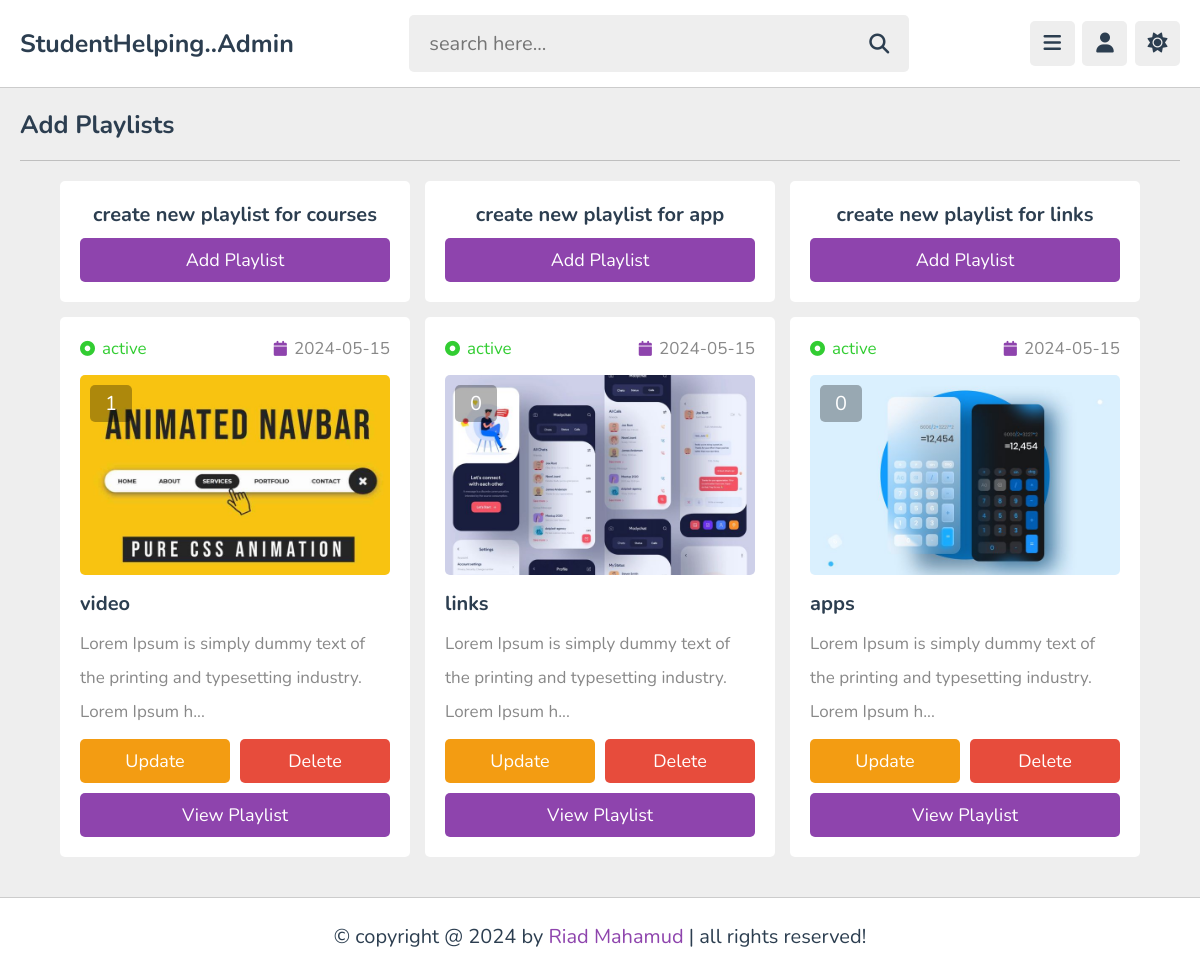
The page /admin/playlists.php (signed in) on the database its author committed.
### tables this page shows
CREATE TABLE `playlist_all` (
  `id` varchar(20) NOT NULL,
  `tutor_id` varchar(20) NOT NULL,
  `title` varchar(100) NOT NULL,
  `description` varchar(1000) NOT NULL,
  `thumb` varchar(100) NOT NULL,
  `date` date NOT NULL,
  `status` varchar(20) NOT NULL
);

### admin/playlists.php (the view, shortened to what this page needs)
<?php
include '../components/connect.php';
if(isset($_COOKIE['tutor_id'])){
   $tutor_id = $_COOKIE['tutor_id'];
}else{
   $tutor_id = '';
   header('location:login.php');
}
?>
<!DOCTYPE html>
<html lang="en">
<head>
   <link rel="stylesheet" href="https://cdnjs.cloudflare.com/ajax/libs/font-awesome/6.2.0/css/all.min.css">
   <link rel="stylesheet" href="../css/admin_style.css">
</head>
<body>
<?php include '../components/admin_header.php'; ?>
<section class="playlists">
   <h1 class="heading">add playlists</h1>
   <div class="box-container">
      <div class="box" style="text-align: center;">
         <h3 class="title" style="margin-bottom: .5rem;">create new playlist for courses</h3>
         <a href="add_playlist.php" class="btn">add playlist</a>
      </div>
      <div class="box" style="text-align: center;">
         <h3 class="title" style="margin-bottom: .5rem;">create new playlist for app</h3>
         <a href="add_app.php" class="btn">add playlist</a>
      </div>
      <div class="box" style="text-align: center;">
         <h3 class="title" style="margin-bottom: .5rem;">create new playlist for links</h3>
         <a href="add_links.php" class="btn">add playlist</a>
      </div>
      <?php
         $select_playlist = $conn->prepare("SELECT * FROM `playlist_all` WHERE tutor_id = ? ORDER BY date DESC");
         $select_playlist->execute([$tutor_id]);
         if($select_playlist->rowCount() > 0){
         while($fetch_playlist = $select_playlist->fetch(PDO::FETCH_ASSOC)){
            $playlist_id = $fetch_playlist['id'];
            $count_videos = $conn->prepare("SELECT * FROM `content` WHERE playlist_id = ?");
            $count_videos->execute([$playlist_id]);
            $total_videos = $count_videos->rowCount();
      ?>
      <div class="box">
         <div class="flex">
            <div><i class="fas fa-circle-dot" style="<?php if($fetch_playlist['status'] == 'active'){echo 'color:limegreen'; }else{echo 'color:red';} ?>"></i><span style="<?php if($fetch_playlist['status'] == 'active'){echo 'color:limegreen'; }else{echo 'color:red';} ?>"><?= $fetch_playlist['status']; ?></span></div>
            <div><i class="fas fa-calendar"></i><span><?= $fetch_playlist['date']; ?></span></div>
         </div>
         <div class="thumb">
            <span><?= $total_videos; ?></span>
            <img src="../uploaded_files/<?= $fetch_playlist['thumb']; ?>" alt="">
         </div>
         <h3 class="title"><?= $fetch_playlist['title']; ?></h3>
         <p class="description"><?= $fetch_playlist['description']; ?></p>
         <form action="" method="post" class="flex-btn">
            <a href="update_playlist.php?get_id=<?= $playlist_id; ?>" class="option-btn">update</a>
            <input type="submit" value="delete" class="delete-btn" onclick="return confirm('delete this playlist?');" name="delete">
         </form>
         <a href="view_playlist.php?get_id=<?= $playlist_id; ?>" class="btn">view playlist</a>
      </div>
      <?php
         }
      }else{
         echo '<p class="empty">no playlist added yet!</p>';
      }
      ?>
   </div>
</section>
<?php include '../components/footer.php'; ?>
</body>
</html>

### css/admin_style.css (style rules this page uses)
:root { --main-color:#8e44ad; --red:#e74c3c; --oragen:#f39c12; --white:#fff; --black:#2c3e50; --light-color:#888; --light-bg:#eee; --border:.1rem solid rgba(0,0,0,.2); }
* { font-family: 'Nunito', sans-serif; margin: 0; padding: 0; box-sizing: border-box; outline: none; border: none; text-decoration: none; }
html { font-size: 62.5%; overflow-x: hidden; }
body { background-color: var(--light-bg); padding-left: 30rem; }
section { padding:2rem; max-width: 1200px; margin: 0 auto; }
.btn, .option-btn, .delete-btn, .inline-btn, .inline-option-btn, .inline-delete-btn { border-radius: .5rem; padding: 1rem 3rem; font-size: 1.8rem; color: #fff; margin-top: 1rem; text-transform: capitalize; cursor: pointer; text-align: center; }
.btn, .option-btn, .delete-btn { display: block; width: 100%; }
.btn, .inline-btn { background-color: var(--main-color); }
.option-btn, .inline-option-btn { background-color: var(--oragen); }
.delete-btn, .inline-delete-btn { background-color: var(--red); }
.flex-btn { display:flex; gap: 1rem; }
.heading { padding-bottom: 1.8rem; border-bottom: var(--border); font-size: 2.5rem; color: var(--black); text-transform: capitalize; margin-bottom: 2rem; }
.playlists .box-container { display: grid; grid-template-columns: repeat(auto-fit, 35rem); align-items: flex-start; justify-content: center; gap: 1.5rem; }
.playlists .box-container .box { background-color: var(--white); border-radius: .5rem; padding: 2rem; overflow-x:hidden; }
.playlists .box-container .box .thumb { height: 20rem; position: relative; margin: 1.5rem 0; }
.playlists .box-container .box .flex { display: flex; align-items: center; gap: 1.5rem; justify-content: space-between; }
.playlists .box-container .box .flex i { font-size: 1.5rem; color: var(--main-color); margin-right:.7rem; }
.playlists .box-container .box .flex span { color: var(--light-color); font-size: 1.7rem; }
.playlists .box-container .box .thumb img { height: 100%; width: 100%; object-fit: cover; border-radius: .5rem; }
.playlists .box-container .box .thumb span { background-color: rgba(0,0,0,.3); color: #fff; border-radius: .5rem; position: absolute; top: 1rem; left: 1rem; padding: .5rem 1.5rem; font-size: 2rem; }
.playlists .box-container .box .title { font-size: 2rem; color: var(--black); margin-bottom: 1rem; text-overflow: ellipsis; white-space: nowrap; overflow-x:hidden; }
.playlists .box-container .box .description { line-height: 2; font-size: 1.7rem; color: var(--light-color); }
.playlists .box-container .box .description::after { content: '...'; }
@media (max-width:1200px) { body { padding-left: 0; } }

### rows shown on the page
playlist_all: status "active", date "2024-05-15", total_videos "1", thumb (picture), title "video", description "Lorem Ipsum is simply dummy text of the printing and typesetting industry. Lorem Ipsum h"
playlist_all: status "active", date "2024-05-15", total_videos "0", thumb (picture), title "links", description "Lorem Ipsum is simply dummy text of the printing and typesetting industry. Lorem Ipsum h"
playlist_all: status "active", date "2024-05-15", total_videos "0", thumb (picture), title "apps", description "Lorem Ipsum is simply dummy text of the printing and typesetting industry. Lorem Ipsum h"
